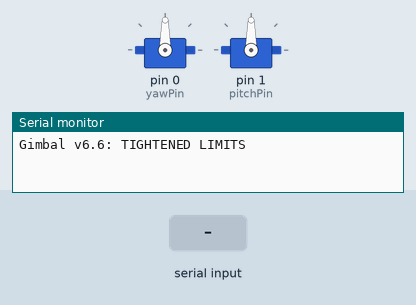
Recording of a sketch running on a simulated Arduino Uno, built with avr-gcc and run on an emulated ATmega328P. Shown: 2 × servo, the last lines printed to the serial monitor. The inputs (shaded band) are chosen by the test bench.

Above: at 3.2 s.
3.3 s: "A90\n" received over Serial
At 4.12 s:
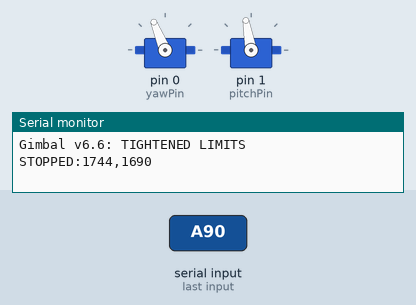
6.3 s: "90,45\n" received over Serial
At 6.3 s:
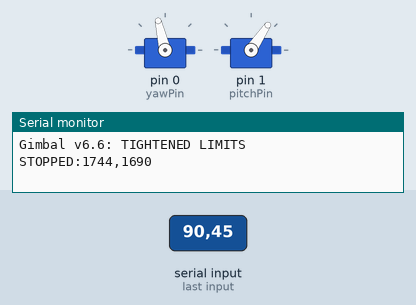
7.8 s: "c\n" received over Serial
At 8.25 s:
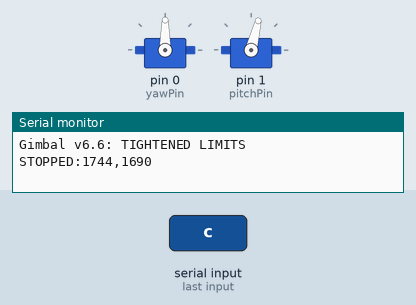
9.9 s: "A,45\n" received over Serial
At 11.24 s:
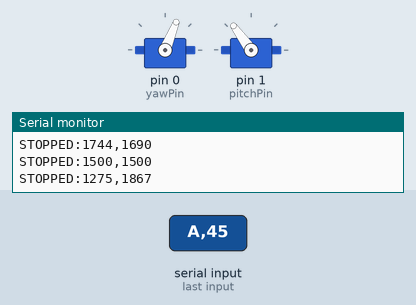
15.9 s: "30,150\n" received over Serial
At 15.9 s:
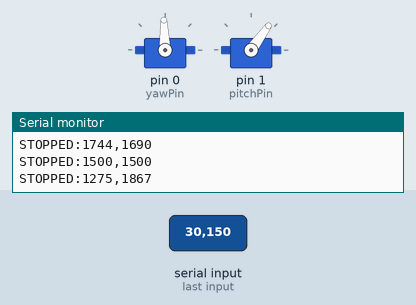
17.4 s: "a90\n" received over Serial
At 20.18 s:
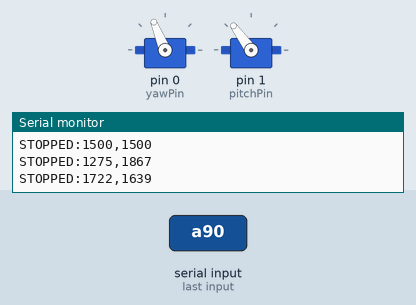
Timing chart, 0 to 26.4 s (numbered marks = the images above; inputs shaded):
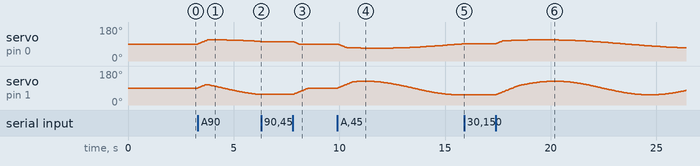

The sketch:

gimbal.ino
```cpp
#include <Servo.h>

const int yawPin = 0;
const int pitchPin = 1;
Servo yawServo;
Servo pitchServo;

float curYaw = 1500, curPitch = 1500;
float targetYaw = 1500, targetPitch = 1500;

// Slew Rate: Max microseconds to move per 20ms frame
float maxStep = 10.0;

// UNIFIED HARDWARE LIMITS
const int minYawUS = 1167; // 60 deg
const int maxYawUS = 1744; // 112 deg (Mechanical Limit)
const int minPitchUS = 1000; // 45 deg
const int maxPitchUS = 2000; // 135 deg (Safety Reduction)

bool relaxed = false;
bool autoMode = false;

void setup() {
  Serial.begin(115200);
  delay(2000);
  Serial.println("Gimbal v6.6: TIGHTENED LIMITS");
  attachAll();
  centerAll();
}

void attachAll() {
  if (!yawServo.attached()) yawServo.attach(yawPin, 500, 2500);
  if (!pitchServo.attached()) pitchServo.attach(pitchPin, 500, 2500);
  relaxed = false;
}

void detachAll() {
  yawServo.detach(); pitchServo.detach();
  relaxed = true; autoMode = false;
}

void centerAll() {
  autoMode = false;
  attachAll();
  targetYaw = 1500; targetPitch = 1500;
}

void loop() {
  static String inputString = "";
  static unsigned long lastUpdate = 0;
  unsigned long now = millis();

  while (Serial.available() > 0) {
    char inChar = (char)Serial.read();
    if (inChar == '\n' || inChar == '\r') {
      processCommand(inputString);
      inputString = "";
    } else {
      inputString += inChar;
    }
  }

  if (now - lastUpdate >= 20) {
    lastUpdate = now;
    if (!relaxed) {
      if (autoMode) {
        float phase = now / 1000.0;
        targetYaw = 1500 + (250 * sin(phase * 0.4));
        targetPitch = 1500 + (400 * sin(phase * 0.7));
      }
      updateServos();
    }
  }
}

void updateServos() {
  bool moving = false;

  // Constrain targets to hardware limits before moving
  float safeTargetYaw = constrain(targetYaw, minYawUS, maxYawUS);
  float safeTargetPitch = constrain(targetPitch, minPitchUS, maxPitchUS);

  if (abs(safeTargetYaw - curYaw) > maxStep) {
    curYaw += (safeTargetYaw > curYaw) ? maxStep : -maxStep;
    moving = true;
  } else { curYaw = safeTargetYaw; }

  if (abs(safeTargetPitch - curPitch) > maxStep) {
    curPitch += (safeTargetPitch > curPitch) ? maxStep : -maxStep;
    moving = true;
  } else { curPitch = safeTargetPitch; }

  yawServo.writeMicroseconds((int)curYaw);
  pitchServo.writeMicroseconds((int)curPitch);

  static bool wasMoving = false;
  if (wasMoving && !moving) {
    Serial.print("STOPPED:"); Serial.print((int)curYaw);
    Serial.print(","); Serial.println((int)curPitch);
  }
  wasMoving = moving;
}

void processCommand(String cmd) {
  cmd.trim();
  if (cmd.length() == 0) return;
  char type = cmd.charAt(0);

  if (type == 'S' || type == 's') detachAll();
  else if (type == 'A' || type == 'a') { attachAll(); autoMode = true; }
  else if (type == 'C' || type == 'c') centerAll();
  else if (cmd.length() > 1) {
    int val = cmd.substring(1).toInt();
    if (type == 'V' || type == 'v') {
      maxStep = constrain(val / 2.0, 1.0, 50.0);
      return;
    }
    if (relaxed) attachAll();
    autoMode = false;
    // Map 0-180 UI to 500-2500 range
    float us = map(constrain(val, 0, 180), 0, 180, 500, 2500);
    if (type == 'Y' || type == 'y') targetYaw = us;
    else if (type == 'P' || type == 'p') targetPitch = us;
  }
}
```

Measured:
- after the input at 3.3 s, servo on pin 0 (yawPin): rises from 90° to 112° in 0.46 s, then falls to 103° in 2.5 s; servo on pin 1 (pitchPin): rises from 90° to 108° in 0.38 s, then falls to 56° in 2.5 s
- after the input at 6.3 s, servo on pin 0 (yawPin): stays 103° (without the input it goes to 102° after 0.10 s); servo on pin 1 (pitchPin): stops changing and stays 56°
- after the input at 7.8 s, servo on pin 0 (yawPin): moves from 103° to 90° over 0.28 s, starting at once; servo on pin 1 (pitchPin): moves from 56° to 90° over 0.74 s, starting at once
- after the input at 9.9 s, servo on pin 1 (pitchPin): rises from 90° to 126° in 1.1 s, then falls to 54° in 4.5 s
- after the input at 15.9 s, servo on pin 0 (yawPin): stays 92° (without the input it goes to 93° after 0.10 s); servo on pin 1 (pitchPin): stays 54° (without the input it goes to 55° after 0.06 s)
- after the input at 17.4 s, servo on pin 0 (yawPin): rises from 92° to 112° in 1.5 s, then falls to 70° in 7.3 s
